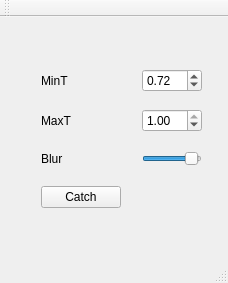
<?xml version="1.0" encoding="UTF-8"?>
<ui version="4.0">
 <class>GUIQTClass</class>
 <widget class="QMainWindow" name="GUIQTClass">
  <property name="geometry">
   <rect>
    <x>0</x>
    <y>0</y>
    <width>228</width>
    <height>283</height>
   </rect>
  </property>
  <property name="windowTitle">
   <string>GUIQT</string>
  </property>
  <widget class="QWidget" name="centralWidget">
   <widget class="QWidget" name="gridLayoutWidget">
    <property name="geometry">
     <rect>
      <x>30</x>
      <y>30</y>
      <width>183</width>
      <height>185</height>
     </rect>
    </property>
    <layout class="QGridLayout" name="gridLayout">
     <item row="1" column="2">
      <spacer name="horizontalSpacer">
       <property name="orientation">
        <enum>Qt::Horizontal</enum>
       </property>
       <property name="sizeHint" stdset="0">
        <size>
         <width>40</width>
         <height>20</height>
        </size>
       </property>
      </spacer>
     </item>
     <item row="3" column="2">
      <spacer name="horizontalSpacer_3">
       <property name="orientation">
        <enum>Qt::Horizontal</enum>
       </property>
       <property name="sizeHint" stdset="0">
        <size>
         <width>40</width>
         <height>20</height>
        </size>
       </property>
      </spacer>
     </item>
     <item row="2" column="3">
      <widget class="QDoubleSpinBox" name="doubleSpinBox">
       <property name="maximum">
        <double>1.000000000000000</double>
       </property>
       <property name="singleStep">
        <double>0.010000000000000</double>
       </property>
       <property name="value">
        <double>1.000000000000000</double>
       </property>
      </widget>
     </item>
     <item row="2" column="2">
      <spacer name="horizontalSpacer_2">
       <property name="orientation">
        <enum>Qt::Horizontal</enum>
       </property>
       <property name="sizeHint" stdset="0">
        <size>
         <width>40</width>
         <height>20</height>
        </size>
       </property>
      </spacer>
     </item>
     <item row="1" column="3">
      <widget class="QDoubleSpinBox" name="doubleSpinBox_2">
       <property name="maximum">
        <double>1.000000000000000</double>
       </property>
       <property name="singleStep">
        <double>0.010000000000000</double>
       </property>
       <property name="value">
        <double>0.720000000000000</double>
       </property>
      </widget>
     </item>
     <item row="2" column="1">
      <widget class="QLabel" name="label_4">
       <property name="text">
        <string>MaxT</string>
       </property>
      </widget>
     </item>
     <item row="3" column="3">
      <widget class="QSlider" name="blurSlider">
       <property name="value">
        <number>93</number>
       </property>
       <property name="orientation">
        <enum>Qt::Horizontal</enum>
       </property>
      </widget>
     </item>
     <item row="1" column="1">
      <widget class="QLabel" name="label_5">
       <property name="text">
        <string>MinT</string>
       </property>
      </widget>
     </item>
     <item row="3" column="1">
      <widget class="QLabel" name="label">
       <property name="text">
        <string>Blur</string>
       </property>
      </widget>
     </item>
     <item row="5" column="1">
      <widget class="QPushButton" name="catchButton">
       <property name="text">
        <string>Catch</string>
       </property>
      </widget>
     </item>
    </layout>
   </widget>
  </widget>
  <widget class="QMenuBar" name="menuBar">
   <property name="geometry">
    <rect>
     <x>0</x>
     <y>0</y>
     <width>228</width>
     <height>21</height>
    </rect>
   </property>
  </widget>
  <widget class="QToolBar" name="mainToolBar">
   <attribute name="toolBarArea">
    <enum>TopToolBarArea</enum>
   </attribute>
   <attribute name="toolBarBreak">
    <bool>false</bool>
   </attribute>
  </widget>
  <widget class="QStatusBar" name="statusBar"/>
 </widget>
 <layoutdefault spacing="6" margin="11"/>
 <resources>
  <include location="GUIQT.qrc"/>
 </resources>
 <connections/>
</ui>
